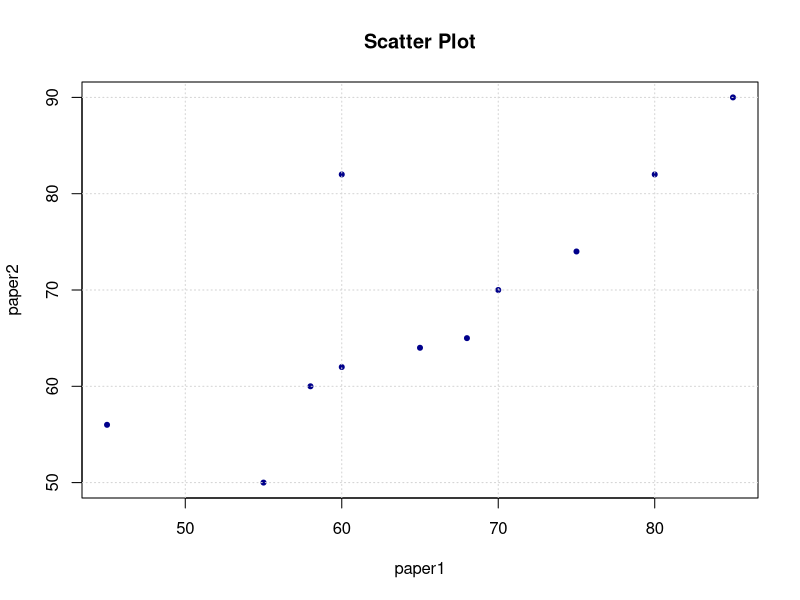
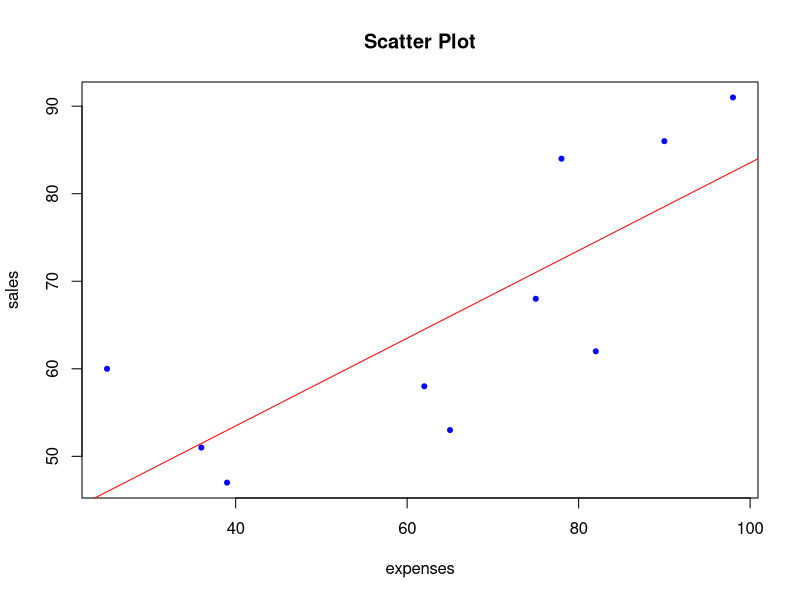

These figures' R source, in order:
## ---- chunk 1
paper1 = c(45,55,60,58,60,65,68,70,75,80,85)
paper2 = c(56,50,82,60,62,64,65,70,74,82,90)
cor(paper1,paper2,method="pearson")  #Karl Pearson correlation coefficient
cor(paper1,paper2,method="spearman")  #Spearman’s rank correlation coefficient
plot(paper1,paper2, main = "Scatter Plot", col="blue4",pch=20)
grid()
## ---- chunk 2
x = c(39,65,62,90,82,75,25,98,36,78)
y = c(47,53,58,86,62,68,60,91,51,84)
#(a) To Find the regression equation of sales on advertisement expenses.
yonx = lm(y~x)
summary(yonx)
coef(yonx)   
## ---- chunk 3
#(b) To Calculate the sales when an advertisement expense is 25.
yat25 = 33.4397925+0.5009263*25 # Sales when expenditure is 25
yat25

#(c) Draw a scatter plot along with regression line.
plot(x,y, main="Scatter Plot", xlab="expenses", ylab="sales",col="blue",pch=20)
abline(33.4397925,0.5009263,col="red") #or abline(yonx)
## ---- chunk 4
wt = c(60,72,57,90,85)
ht = c(1.75,1.80,1.65,1.90,1.85)
bmi = wt/ht^2
bmi
## ---- chunk 5
#(i) To Generate a sequence from 1 to 20.
1:20   

#(ii) To Generate a sequence from 1 to 40 with increment of 2.
seq(1,40,2)   

#(iii) To Generate a sequence from 1 to 20 and then 30 to 40.
c(1:20,30:40)
